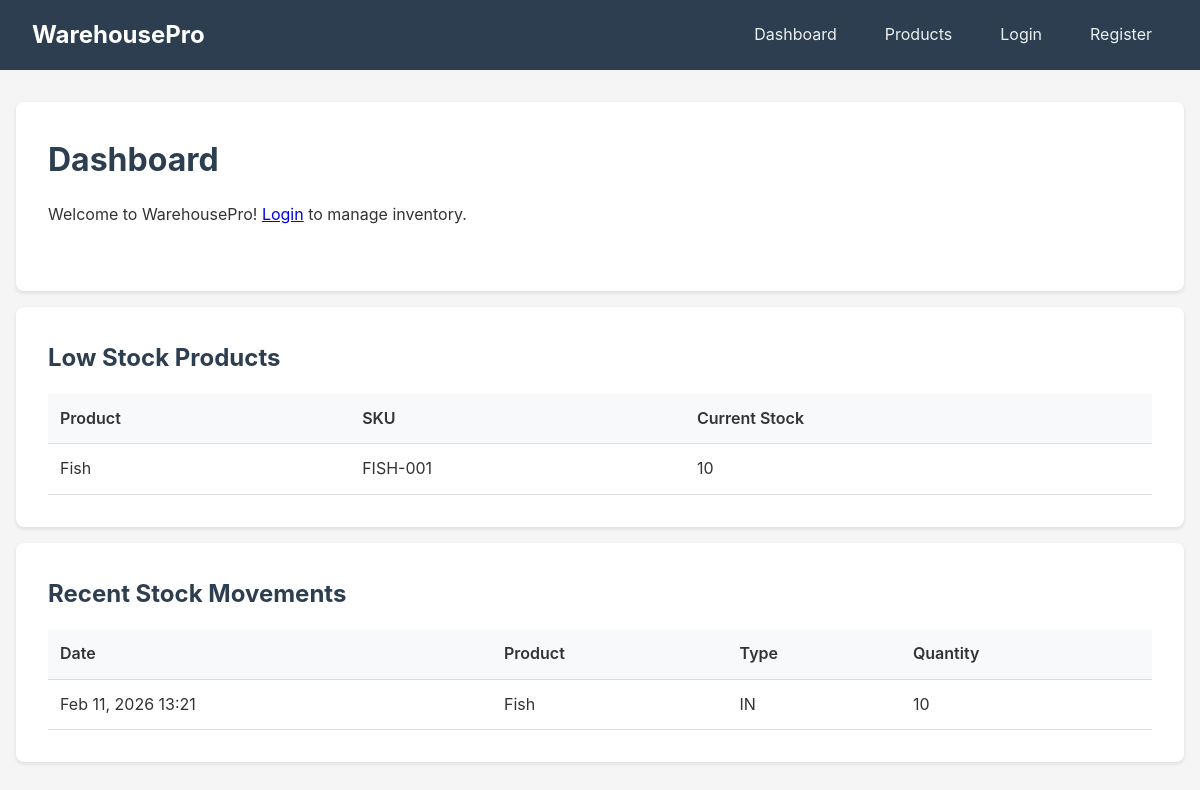
The page / on the database its author committed.
### inventory/models.py (models this page shows, shortened)
class TimeStampedModel(models.Model):
    created_at = models.DateTimeField(auto_now_add=True)
    updated_at = models.DateTimeField(auto_now=True)
    class Meta:
        abstract = True

class Product(TimeStampedModel):
    name = models.CharField(max_length=200)
    sku = models.CharField(max_length=60, unique=True)
    unit_price = models.DecimalField(max_digits=12, decimal_places=2, default=0)
    reorder_level = models.PositiveIntegerField(default=0)
    category = models.ForeignKey(Category, on_delete=models.PROTECT, related_name="products")
    suppliers = models.ManyToManyField(Supplier, related_name="products", blank=True)
    image = models.ImageField(upload_to="products/", blank=True, null=True)
    def current_stock(self) -> int:
        agg = self.movements.aggregate(
            total_in=Sum("quantity", filter=Q(movement_type="IN")),
            total_out=Sum("quantity", filter=Q(movement_type="OUT")),
        )
        total_in = agg.get("total_in") or 0
        total_out = agg.get("total_out") or 0
        return total_in - total_out

### stock/models.py (models this page shows, shortened)
class StockMovement(models.Model):
    class MovementType(models.TextChoices):
        IN = "IN", "IN"
        OUT = "OUT", "OUT"
        ADJUSTMENT = "ADJ", "ADJUSTMENT"
    class ReferenceType(models.TextChoices):
        PO = "PO", "Purchase Order"
        SO = "SO", "Sales Order"
        MANUAL = "MANUAL", "Manual"
    product = models.ForeignKey(Product, on_delete=models.PROTECT, related_name="movements")
    movement_type = models.CharField(max_length=3, choices=MovementType.choices)
    reference_type = models.CharField(max_length=10, choices=ReferenceType.choices, default=ReferenceType.MANUAL)
    reference_id = models.CharField(max_length=64, blank=True)  # store order id as string for simplicity
    quantity = models.PositiveIntegerField()
    note = models.CharField(max_length=255, blank=True)
    created_by = models.ForeignKey(settings.AUTH_USER_MODEL, on_delete=models.PROTECT, related_name="stock_movements")
    created_at = models.DateTimeField(auto_now_add=True)

### stock/views.py (the view)
# urls.py: path("", dashboard, name="dashboard"),
def dashboard(request):
    products = Product.objects.all()
    low_stock_products = []
    for p in products:
        stock = p.current_stock()
        if stock <= p.reorder_level:
            low_stock_products.append((p, stock))
    recent_movements = StockMovement.objects.select_related("product").order_by("-created_at")[:10]
    context = {
        "low_stock_products": low_stock_products,
        "recent_movements": recent_movements,
    }
    return render(request, "stock/dashboard.html", context)

### stock/templates/stock/dashboard.html (shortened to what this page needs)
{% extends "base.html" %}
{% block content %}
<div class="card">
    <h1>Dashboard</h1>
    {% if user.is_authenticated %}
        <p class="mb-2">Welcome back, <strong>{{ user.username }}</strong>!</p>
    {% else %}
        <p class="mb-2">Welcome to WarehousePro! <a href="{% url 'accounts:login' %}">Login</a> to manage inventory.</p>
    {% endif %}
</div>
<div class="card">
    <h2>Low Stock Products</h2>
    {% if low_stock_products %}
        <table>
            <thead>
                <tr>
                    <th>Product</th>
                    <th>SKU</th>
                    <th>Current Stock</th>
                </tr>
            </thead>
            <tbody>
                {% for product, stock in low_stock_products %}
                    <tr>
                        <td>{{ product.name }}</td>
                        <td>{{ product.sku }}</td>
                        <td>{{ stock }}</td>
                    </tr>
                {% endfor %}
            </tbody>
        </table>
    {% else %}
        <p>No low stock products.</p>
    {% endif %}
</div>
<div class="card">
    <h2>Recent Stock Movements</h2>
    {% if recent_movements %}
        <table>
            <thead>
                <tr>
                    <th>Date</th>
                    <th>Product</th>
                    <th>Type</th>
                    <th>Quantity</th>
                </tr>
            </thead>
            <tbody>
                {% for m in recent_movements %}
                    <tr>
                        <td>{{ m.created_at|date:"M d, Y H:i" }}</td>
                        <td>{{ m.product.name }}</td>
                        <td>{{ m.movement_type }}</td>
                        <td>{{ m.quantity }}</td>
                    </tr>
                {% endfor %}
            </tbody>
        </table>
    {% else %}
        <p>No recent stock movements.</p>
    {% endif %}
</div>
{% endblock %}

### templates/base.html (style rules this page uses)
* { margin: 0; padding: 0; box-sizing: border-box; }
body { font-family: -apple-system, BlinkMacSystemFont, 'Segoe UI', Roboto, Oxygen, Ubuntu, sans-serif; line-height: 1.6; color: #333; background-color: #f5f5f5; }
.card { background: #fff; border-radius: 8px; box-shadow: 0 2px 4px rgba(0,0,0,0.1); padding: 2rem; margin-bottom: 1rem; }
.card h1, .card h2 { margin-bottom: 1rem; color: #2c3e50; }
table { width: 100%; border-collapse: collapse; }
table th, table td { padding: 0.75rem; text-align: left; border-bottom: 1px solid #ddd; }
table th { background-color: #f8f9fa; font-weight: 600; }
.mb-2 { margin-bottom: 2rem; }

### rows shown on the page
Product: name "Fish", sku "FISH-001", stock "10"
StockMovement: created_at "Feb 11, 2026 13:21", product.name "Fish", movement_type "IN", quantity "10"
